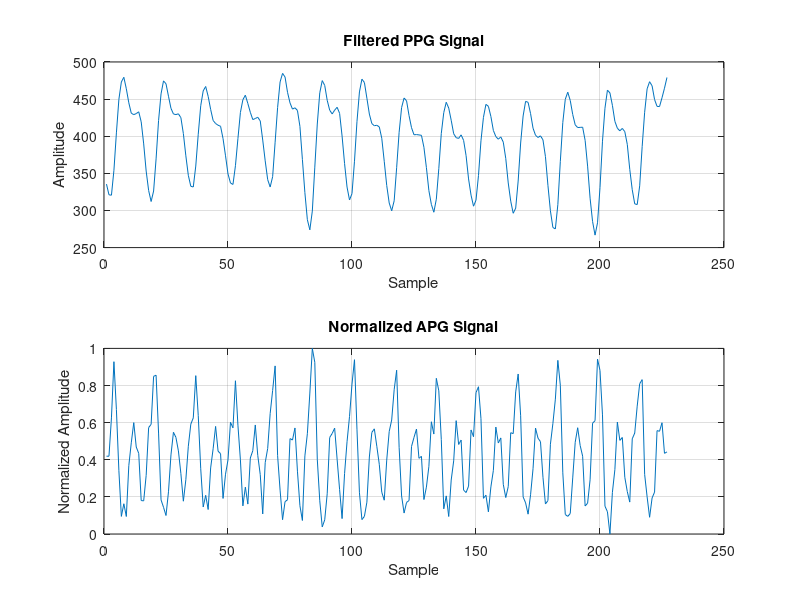

Write MATLAB code to recreate this figure. (Note: this script raises an error after producing the figure.)
% Original PPG data
ppgData = [518, 585, 891, 754, 471, 249, 306, 411, 569, 555, 523, 456, 475, ...
           469, 518, 494, 523, 513, 769, 884, 638, 331, 264, 348, 519, 573, ...
           533, 476, 462, 475, 496, 519, 518, 528, 588, 825, 717, 470, 305, ...
           355, 427, 547, 535, 540, 475, 510, 483, 533, 506, 550, 570, 800, ...
           693, 505, 319, 374, 436, 573, 537, 536, 457, 504, 469, 519, 471, ...
           533, 738, 886, 559, 336, 224, 378, 488, 594, 507, 488, 428, 483, ...
           470, 532, 497, 613, 925, 926, 554, 303, 228, 394, 535, 603, 511, ...
           481, 437, 483, 483, 514, 481, 508, 733, 926, 674, 350, 220, 332, ...
           498, 590, 549, 504, 474, 485, 513, 533, 541, 526, 545, 761, 914, ...
           613, 355, 278, 409, 519, 605, 543, 524, 474, 524, 509, 561, 525, ...
           558, 530, 804, 858, 618, 331, 336, 396, 565, 559, 579, 500, 532, ...
           487, 542, 506, 558, 522, 715, 853, 703, 379, 336, 369, 537, 561, ...
           580, 502, 525, 498, 547, 518, 549, 516, 713, 906, 730, 384, 303, ...
           348, 523, 577, 586, 511, 506, 488, 536, 534, 556, 533, 643, 926, ...
           883, 493, 265, 283, 451, 591, 580, 523, 466, 493, 495, 541, 524, ...
           552, 535, 848, 926, 738, 340, 257, 325, 537, 579, 579, 480, 504, ...
           474, 540, 510, 560, 514, 601, 820, 855, 483, 315, 276, 446, 509, ...
           570, 483, 502, 449, 487, 426];

ppgData = -ppgData + max(ppgData);

% Clear conflicting variables
clear sum

% Define filter window size
FILTER_WINDOW = 9;  % Can be adjusted to other odd values

% Check if FILTER_WINDOW is valid
if FILTER_WINDOW <= 0 || mod(FILTER_WINDOW, 2) == 0
    error('FILTER_WINDOW must be an odd number greater than 0.');
end

HALF_WINDOW = floor(FILTER_WINDOW / 2);
filteredData = zeros(size(ppgData));

% Calculate weights (triangular window)
weights = zeros(1, FILTER_WINDOW);
for i = 1:FILTER_WINDOW
    weights(i) = HALF_WINDOW + 1 - abs(i - (HALF_WINDOW + 1));
end

% Debug output
disp(['FILTER_WINDOW: ', num2str(FILTER_WINDOW)]);
disp(['weights: ', num2str(weights)]);

if length(weights) ~= FILTER_WINDOW
    error('Weight array dimension mismatch! Expected length %d, actual length %d', FILTER_WINDOW, length(weights));
end

% Check weight sum before normalization
weightSum = sum(weights); % Use full function name
if weightSum == 0
    error('Weight coefficient sum is 0, please check window parameters');
end
weights = weights / weightSum; % Replace original line 49 operation

clear sum % Add cleanup statement at the beginning of the code

% Apply moving average with triangular window
for i = 1:length(ppgData)
    windowSum = 0;  % Avoid using sum as a variable name
    validWeights = 0;
    
    for j = -HALF_WINDOW:HALF_WINDOW
        idx = i + j;
        % Improved boundary handling
        if idx < 1
            idx = 1;
        elseif idx > length(ppgData)
            idx = length(ppgData);
        end
        
        weightIdx = j + HALF_WINDOW + 1;
        if weightIdx > length(weights)  % New boundary check
            continue;
        end
        
        windowSum = windowSum + ppgData(idx) * weights(weightIdx);  % 修正变量名拼写错误
        validWeights = validWeights + weights(weightIdx);
    end
    
    % Weight compensation
    if validWeights > 0
        filteredData(i) = windowSum / validWeights;
    else
        filteredData(i) = ppgData(i);
    end
end


% Calculate second-order difference (APG signal) with normalization
apgData = zeros(size(filteredData));
for i = 3:length(filteredData)
    apgData(i) = filteredData(i) - 2 * filteredData(i-1) + filteredData(i-2);
end

% Normalize APG signal
maxAPG = max(apgData);
minAPG = min(apgData);

if maxAPG ~= minAPG
    apgData = (apgData - minAPG) / (maxAPG - minAPG);
end

% Add visualization of APG signal
figure;
subplot(2,1,1);
plot(filteredData);
title('Filtered PPG Signal');
xlabel('Sample');
ylabel('Amplitude');
grid on;

subplot(2,1,2);
plot(apgData);
title('Normalized APG Signal');
xlabel('Sample');
ylabel('Normalized Amplitude');
grid on;

% Set threshold
threshold = 0.6 * max(apgData);

% Detect A points
aPoints = [];
for i = 2:length(apgData)-1
    if apgData(i) > threshold && apgData(i) > apgData(i-1) && apgData(i) > apgData(i+1)
        aPoints = [aPoints, i];
    end
end

% Main peak (B point) detection
[peakValues, bPoints] = findpeaks(filteredData, 'MinPeakHeight', mean(filteredData), ...
    'MinPeakDistance', 15, 'MinPeakProminence', 50);

% Main trough (A point) detection
aPoints = [];
for i = 1:length(bPoints)
    % Search for the closest valley before each B point
    if i == 1
        searchRange = 1:bPoints(i);
    else
        searchRange = bPoints(i-1):bPoints(i);
    end
    if length(searchRange) > 1
        [~, valleys] = findpeaks(-filteredData(searchRange));
        if ~isempty(valleys)
            % Select the valley closest to the B point
            [~, idx] = min(abs(valleys - length(searchRange)));
            aPoints = [aPoints, searchRange(1) + valleys(idx) - 1];
        end
    end
end

% Secondary trough (C point) detection
cPoints = [];
for i = 1:length(bPoints)
    if i < length(bPoints)
        searchEnd = bPoints(i+1);
    else
        searchEnd = length(filteredData);
    end
    searchRange = bPoints(i):searchEnd;
    
    if length(searchRange) > 1
        [~, valleys] = findpeaks(-filteredData(searchRange), 'MinPeakDistance', 5);
        if ~isempty(valleys)
            % Select the first valley after the B point
            cPoints = [cPoints, searchRange(1) + valleys(1) - 1];
        end
    end
end

% Secondary peak (D point) detection
dPoints = [];
for i = 1:length(cPoints)
    if i < length(bPoints)
        searchEnd = bPoints(i+1);
    else
        searchEnd = length(filteredData);
    end
    searchRange = cPoints(i):searchEnd;
    
    if length(searchRange) > 1
        [~, peaks] = findpeaks(filteredData(searchRange), 'MinPeakDistance', 5);
        if ~isempty(peaks)
            % Select the first peak after the C point
            dPoints = [dPoints, searchRange(1) + peaks(1) - 1];
        end
    end
end

% Output correction
disp('Detected feature points:');
disp(['A points (main troughs): ', num2str(aPoints)]);
disp(['B points (main peaks): ', num2str(bPoints)]);
disp(['C points (secondary troughs): ', num2str(cPoints)]);
disp(['D points (secondary peaks): ', num2str(dPoints)]);

% Validate feature points before plotting
validAPoints = aPoints;
validBPoints = bPoints;
validCPoints = cPoints;
validDPoints = dPoints;

% Validate feature points
% Remove points out of range
validAPoints = validAPoints(validAPoints > 0 & validAPoints <= length(filteredData));
validBPoints = validBPoints(validBPoints > 0 & validBPoints <= length(filteredData));
validCPoints = validCPoints(validCPoints > 0 & validCPoints <= length(filteredData));
validDPoints = validDPoints(validDPoints > 0 & validDPoints <= length(filteredData));

% Ensure all points have reasonable amplitude
minValue = min(filteredData);
maxValue = max(filteredData);
validAPoints = validAPoints(filteredData(validAPoints) >= minValue & filteredData(validAPoints) <= maxValue);
validBPoints = validBPoints(filteredData(validBPoints) >= minValue & filteredData(validBPoints) <= maxValue);
validCPoints = validCPoints(filteredData(validCPoints) >= minValue & filteredData(validCPoints) <= maxValue);
validDPoints = validDPoints(filteredData(validDPoints) >= minValue & filteredData(validDPoints) <= maxValue);

% Plot filtered waveform and annotate A, B, C, D points
figure;
plot(ppgData, '-o', 'DisplayName', 'Original waveform');
hold on;
plot(filteredData, '-x', 'DisplayName', 'Filtered waveform'); % Ensure filtered waveform is displayed
if ~isempty(validAPoints)
    plot(validAPoints, filteredData(validAPoints), 'mo', 'MarkerSize', 8, 'LineWidth', 2, 'DisplayName', 'A points'); % Annotate A points
end
if ~isempty(validBPoints)
    plot(validBPoints, filteredData(validBPoints), 'ro', 'MarkerSize', 10, 'LineWidth', 2, 'DisplayName', 'B points'); % Annotate B points
end
if ~isempty(validCPoints)
    plot(validCPoints, filteredData(validCPoints), 'go', 'MarkerSize', 8, 'LineWidth', 2, 'DisplayName', 'C points'); % Annotate C points
end
if ~isempty(validDPoints)
    plot(validDPoints, filteredData(validDPoints), 'bo', 'MarkerSize', 8, 'LineWidth', 2, 'DisplayName', 'D points'); % Annotate D points
end
title('Original PPG waveform with filtered waveform and feature points');
xlabel('Data points');
ylabel('Amplitude');
legend('show'); % Ensure legend is displayed
grid on;

% Output detected feature points
disp('Detected feature points:');
disp(['A points (main troughs): ', num2str(validAPoints)]);
disp(['B points (main peaks): ', num2str(validBPoints)]);
disp(['C points (secondary troughs): ', num2str(validCPoints)]);
disp(['D points (secondary peaks): ', num2str(validDPoints)]);